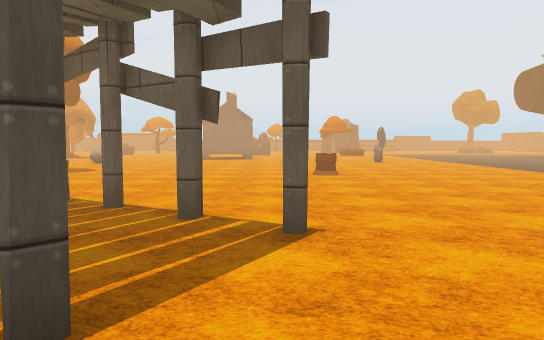
[1] (above)

24 first-person views from a walk through a scene from a Unity 3-D project. The camera is 1.5 m above the floor, tilts 4° down and sees 70° across. The floor is counted in squares, 2 m on a side. Each view is taken from the middle of a square. On the plan, view 1 faces up. The plan holds only what a view shows up to about 12 squares ahead; the rest is blank. The place goes on beyond the plan. The player is left out. Some surface patterns are stand-ins.

[2]
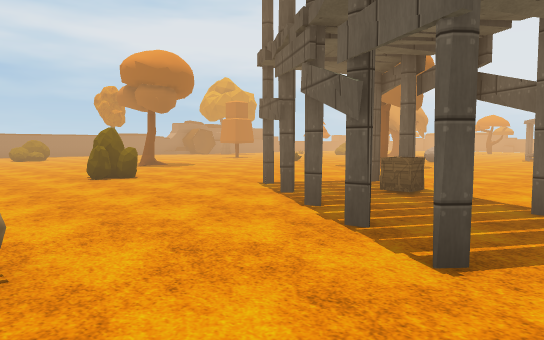

[3]
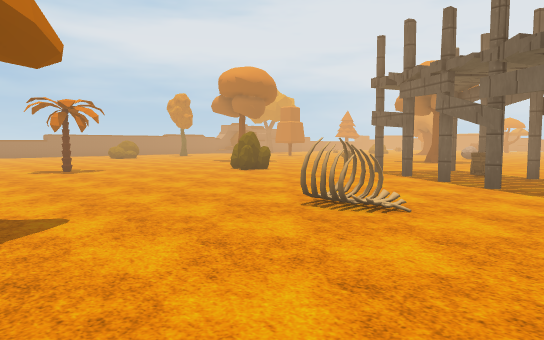

[4]
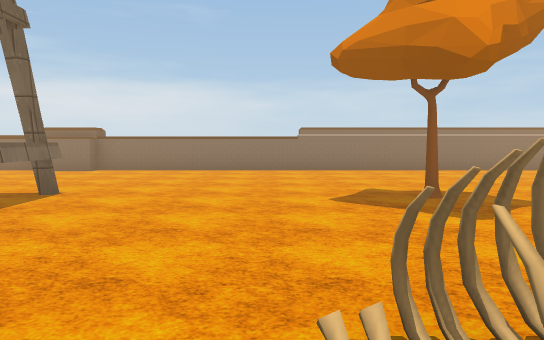

[5]
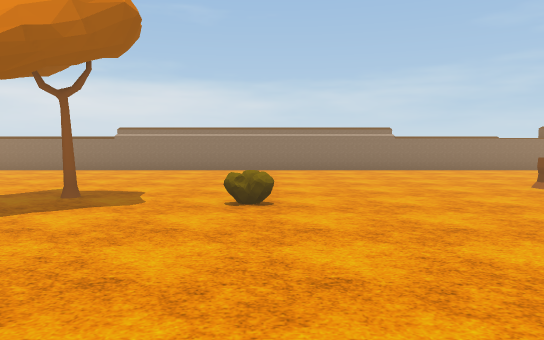

[6]
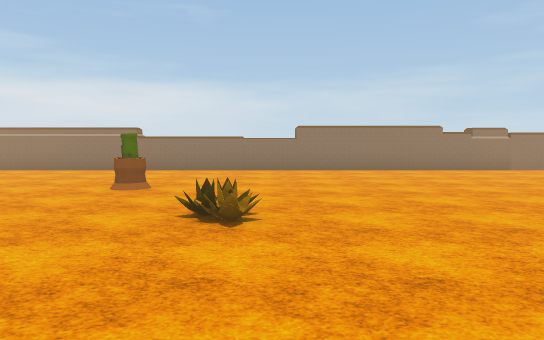

[7]
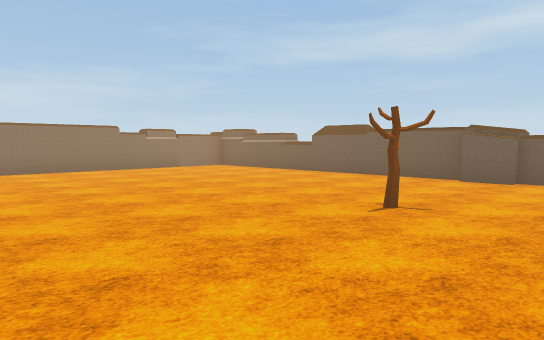

[8]
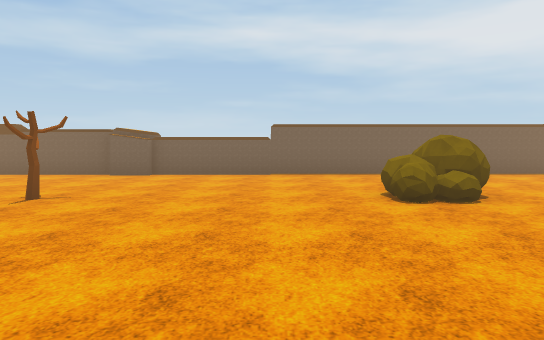

[9]
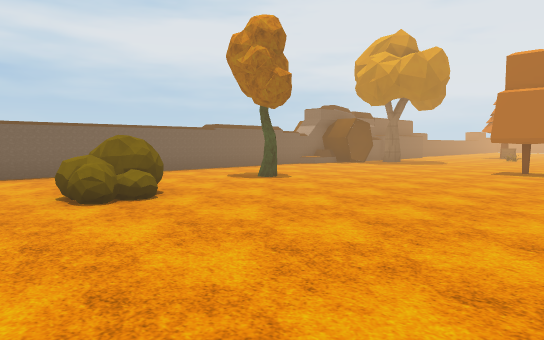

[10]
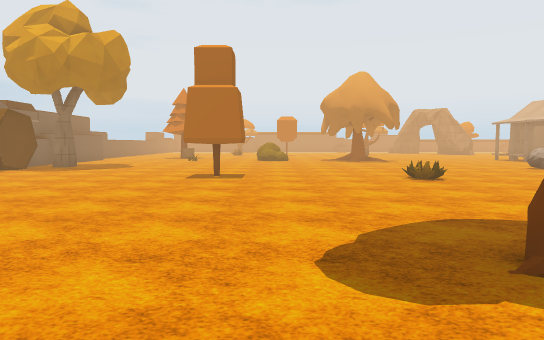

[11]
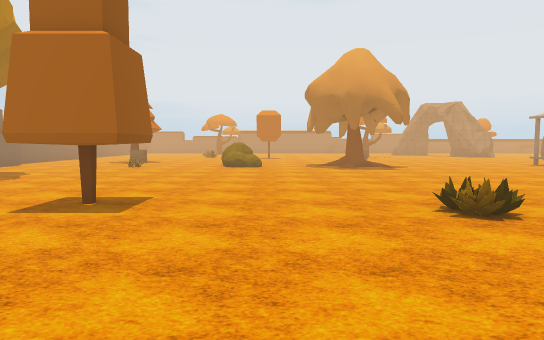

[12]
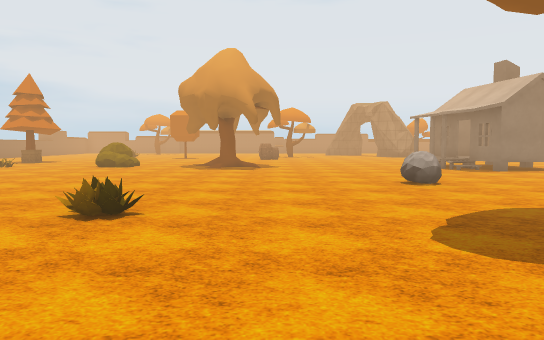

[13]
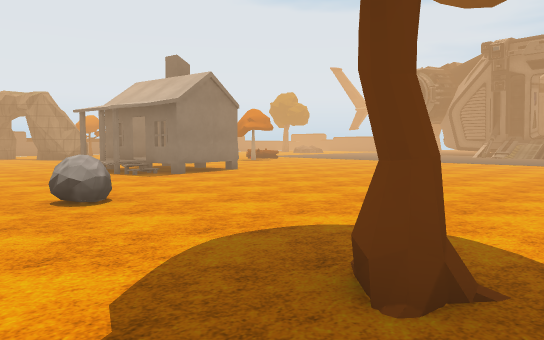

[14]
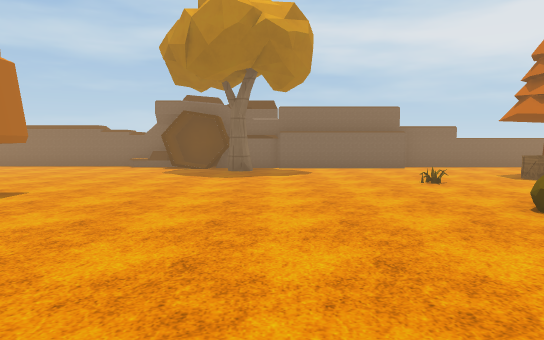

[15]
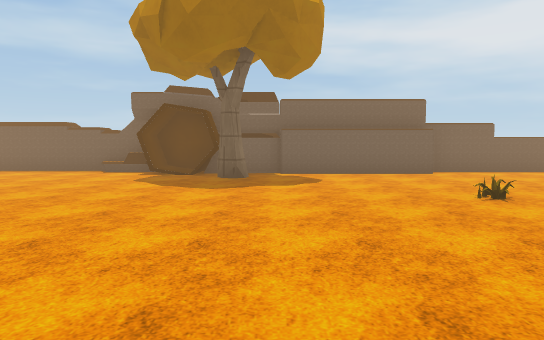

[16]
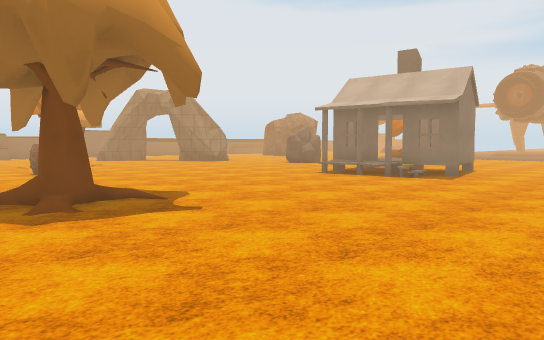

[17]
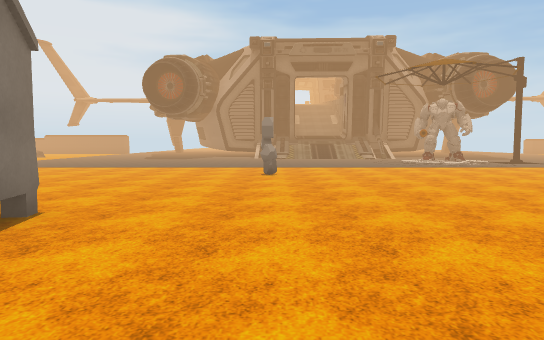

[18]
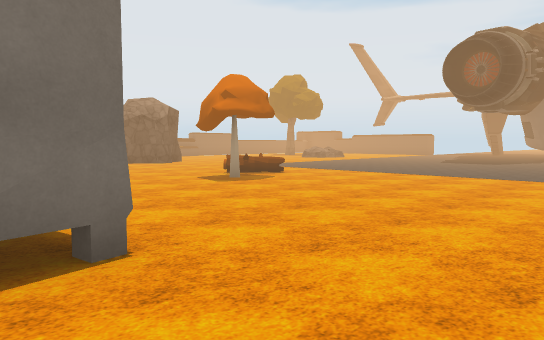

[19]
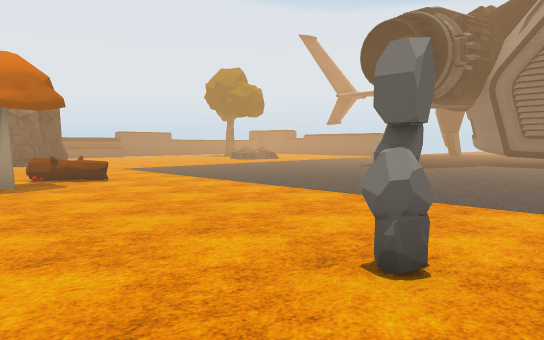

[20]
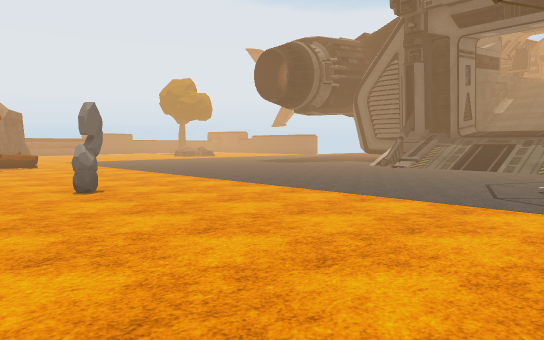

[21]
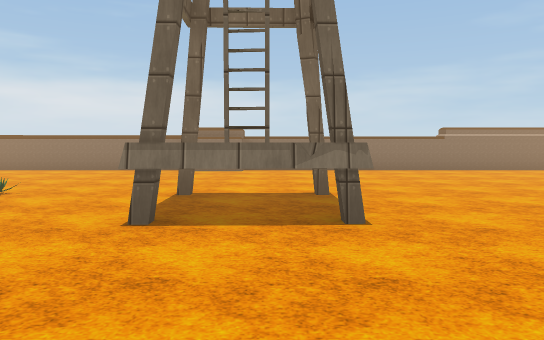

[22]
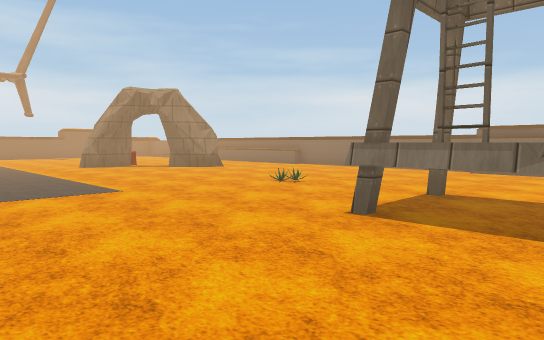

[23]
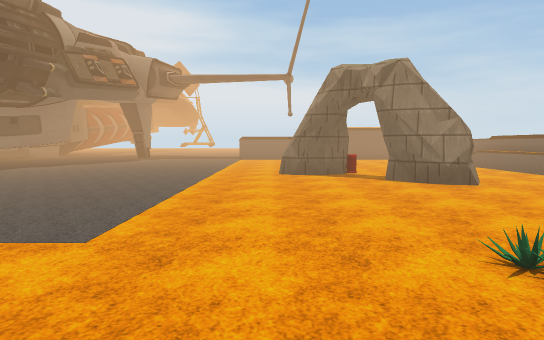

[24]
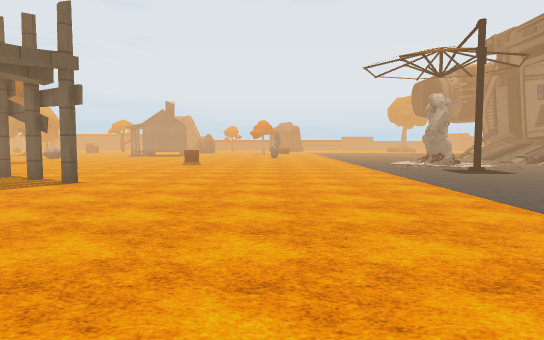

### Floor plan
Key: @ floor where view 1 was taken; # wall or solid block; x gap in a wall; . main floor; : floor 0.5 m higher than the main floor; / step, stairs or slope; = window, fence, low wall or low ledge; ^ raised ledge; O other object.
Columns run from 23 left of view 1 to 16 right of it. Each row starts with its distance up from view 1.
 22  #...OO       .......   ..OOO......
 21  #.....       ........  ............
 20  #.......O    .....OOO .............
 19  #....O..O..OO.....OO O...............
 18  #..................O O................
 17  #..................OOO................#
 16  #.....................................#
 15  #.#.......................O.........
 14  #=..............O.................../
 13 ###................................../=
 12 #:.....OO...........................///
 11 #.......O...O.......................//
 10 #................O..............
  9 #.......................O.....  OO
  8 #...............................O
  7 #...O.............................
  6 #..................#............#.
  5 #..........O........O.............
  4 #.  .O.....  .....#.Ox............    ..
  3 #...OO.........O...##..#.........    ...
  2 #.............OO.....#..........   .....
  1 #.....................#.........  ......
  0 #......................@................
 -1 #....................O..................
 -2 ##...O......O...........................
 -3 #.......................................
 -4 #........OO.............###.............
 -5 #...............O..O....###..O.......#
 -6 #..........O.................O.......#
 -7 #.................................##..
 -8 #...................................
 -9 #................................ ....
-10   ...............................  .....
-11   ###############################   ^^^^

Positions as (right, up) in squares from view 1, and headings:
1: (0, 0), facing up
2: (0, -1), facing up-left
3: (0, -5), facing up-left
4: (-2, 0), facing down
5: (-7, 0), facing down
6: (-14, 0), facing down
7: (-14, 0), facing down-left
8: (-13, 1), facing left
9: (-13, 1), facing up-left
10: (-14, 3), facing up
11: (-13, 7), facing up
12: (-9, 7), facing up
13: (-8, 9), facing up-right
14: (-10, 16), facing left
15: (-12, 16), facing left
16: (-12, 14), facing up-right
17: (-5, 15), facing right
18: (-2, 15), facing up-right
19: (2, 14), facing up-right
20: (2, 9), facing up-right
21: (2, 0), facing down
22: (1, 0), facing down-right
23: (4, -4), facing right
24: (4, -4), facing up
